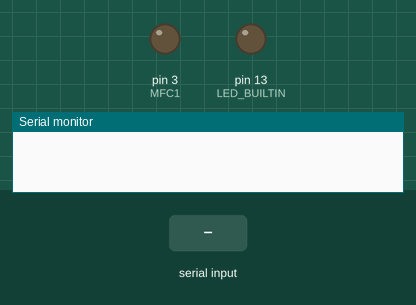
Simulated run of this sketch. Board: Arduino Uno, built with avr-gcc and run on an emulated ATmega328P. Shown: output pins drawn as LEDs (lit = HIGH), the last lines printed to the serial monitor. The inputs (shaded band) are chosen by the test bench.

Above: at 1.2 s.
1.3 s: "1" received over Serial
At 1.7 s:
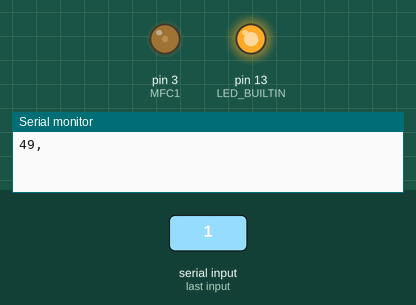
2.8 s: "0" received over Serial
At 4.1 s:
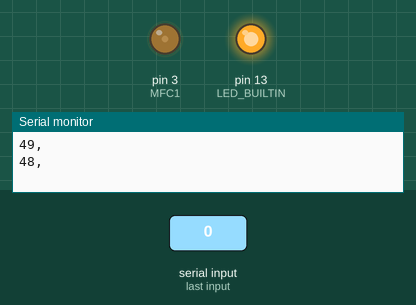
Timing chart, 0 to 5.8 s (numbered marks = the images above; inputs shaded):
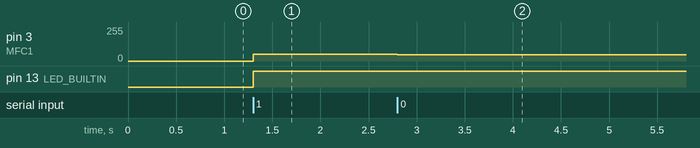

The sketch:

MFC1_script.ino
```cpp
int MFC1 = 3;
char buf[1];

void setup() {
  Serial.begin(9600);
  Serial.setTimeout(100);
  pinMode(MFC1, OUTPUT);
  pinMode(LED_BUILTIN, OUTPUT);
  Serial.begin(9600);
}

void loop() {
  if (Serial.available() > 0) {
    byte pwm = Serial.read();
    analogWrite(MFC1, pwm);
    digitalWrite(LED_BUILTIN, HIGH);
    Serial.print(pwm);
    Serial.println(",");
  }
}
```

Measured:
- after the input at 1.3 s, pin 3 (MFC1): 0/255 → 49/255 at once; pin 13 (LED_BUILTIN): LOW → HIGH at once
- after the input at 2.8 s, pin 3 (MFC1): 49/255 → 48/255 at once
